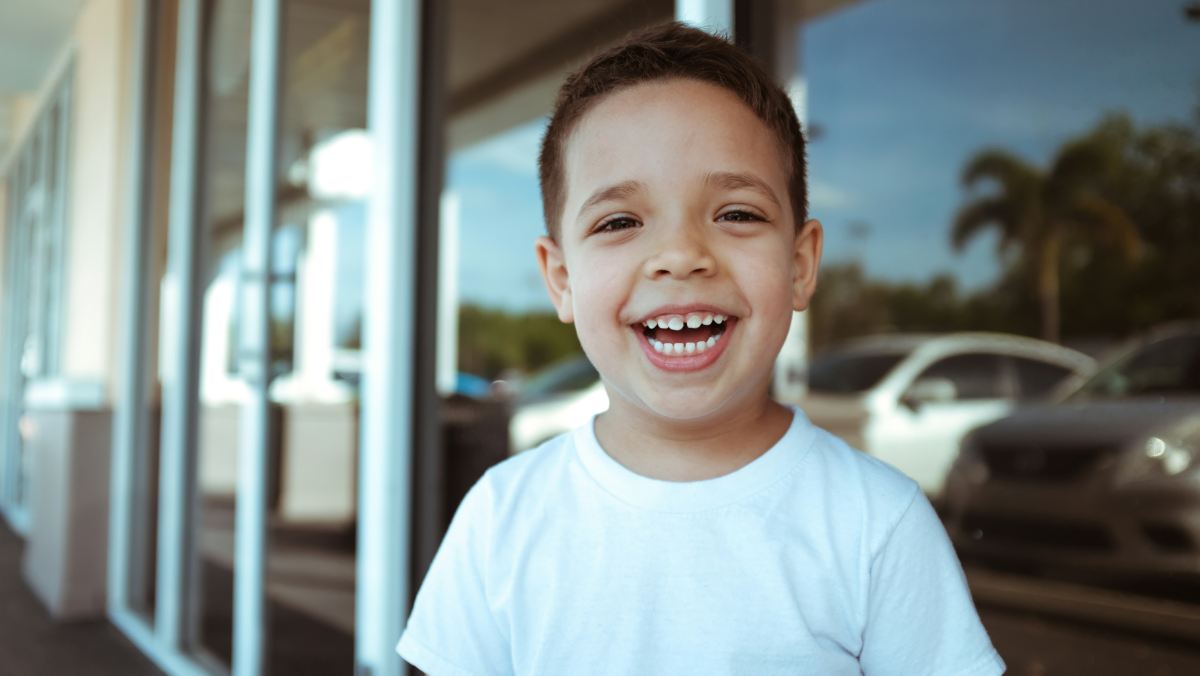
#> input picture Lesson 2/example.jpg, 6000 x 3376 px (shown at 1/5 size)
$ python act_1.py
#> lines starting #> are read from the running program, lines starting #| are printed output that depends on the picture
import cv2
import matplotlib.pyplot as plt

img = cv2.imread('example.jpg')
#> img is the input picture: shape (3376, 6000, 3); mean B, G, R 137, 139.2, 129.6

#bgr to rgb
rgb = cv2.cvtColor(img, cv2.COLOR_BGR2RGB)
plt.imshow(rgb)
plt.title("picture")
plt.show()

#bgr to gray
bw = cv2.cvtColor(img, cv2.COLOR_BGR2GRAY)
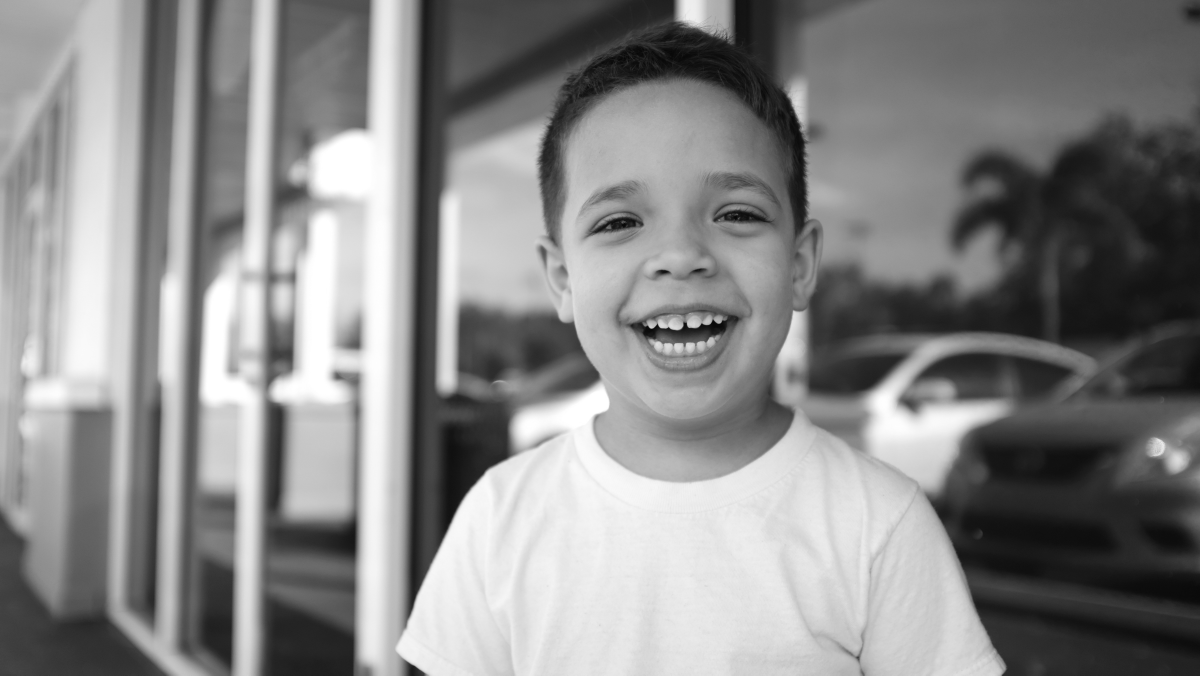
#> bw: shape (3376, 6000) (shown at 1/5 size); min 3, max 255, mean 136.1
plt.imshow(bw, cmap='gray')
plt.title("picture")
plt.show()

#crop
crp = img[100:300, 100:400]
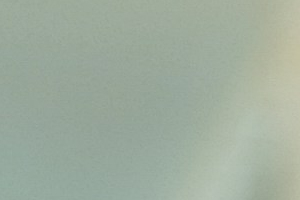
#> crp: shape (200, 300, 3); mean B, G, R 158.2, 172.9, 159.4
saved = cv2.cvtColor(crp, cv2.COLOR_BGR2RGB)
plt.imshow(saved)
plt.title("picture")
plt.show()
